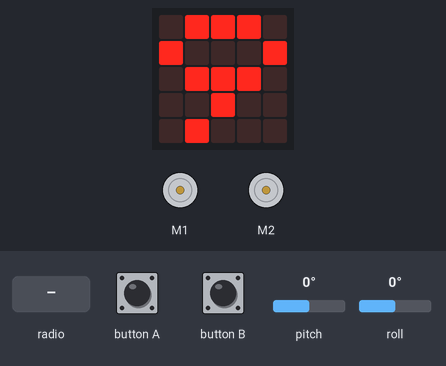
The program below on a simulated BBC micro:bit (MakeCode). Shown: the board's 5×5 LED display, 2 × DC motor (green arrow = forward, orange = backward, longer = faster). The inputs (shaded band) are chosen by the test bench; at power-on: pitch 0°, roll 0°. No radio messages arrive unless stated (any console line starting 'radio sent:' is added by the test bench); what the program prints to the serial console is not drawn.

Above: at 1.9 s.
2.0 s: radio message "retning=0" arrives
At 2.6 s:
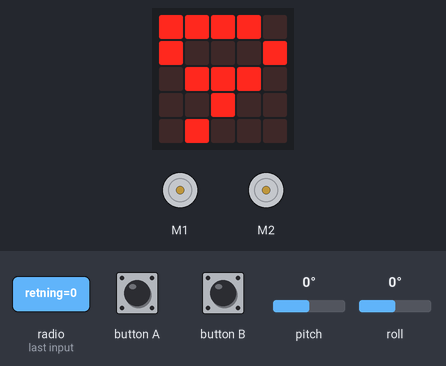
3.6 s: button A pressed for 0.15 s
Timing chart, 0 to 6.6 s (numbered marks = the images above; inputs shaded):
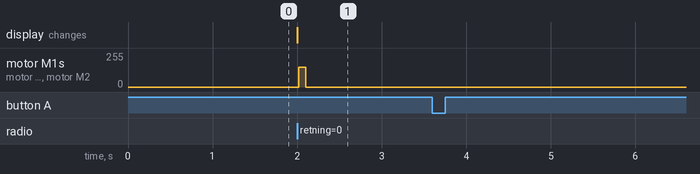

The program:

main.ts
```typescript
input.onButtonPressed(Button.A, function () {
    remotecontrol = 1
})
input.onButtonPressed(Button.B, function () {
    remotecontrol = 0
})
radio.onReceivedValue(function (name, value) {
    if (remotecontrol == 0) {
        if (name == "retning") {
            retning = value
        } else if (name == "fart") {
            fart = value
        }
        led.plot(fart, retning)
        bitbot.driveMilliseconds(600, 100)
    }
})
let fart = 0
let retning = 0
let remotecontrol = 0
bitbot.select_model(BBModel.XL)
remotecontrol = 0
let Radiogruppe = 9
radio.setGroup(Radiogruppe)
basic.showNumber(Radiogruppe)
basic.forever(function () {
    if (remotecontrol == 1) {
        radio.sendValue("retning", input.rotation(Rotation.Roll))
        radio.sendValue("fart", input.rotation(Rotation.Pitch))
        basic.pause(1000)
    }
})
```

test.ts
```typescript
// testene settes inn her; disse vil ikke kompilert så lenge denne pakken blir brukt som en utvidelse.
```

Measured:
- after the input at 2.0 s, motor M1, motor M2: stopped → forward 150/255 at once, → stopped 0.08 s later; the display: changes at once (image 1)
- after the input at 3.6 s, every drawn part: stays the same
